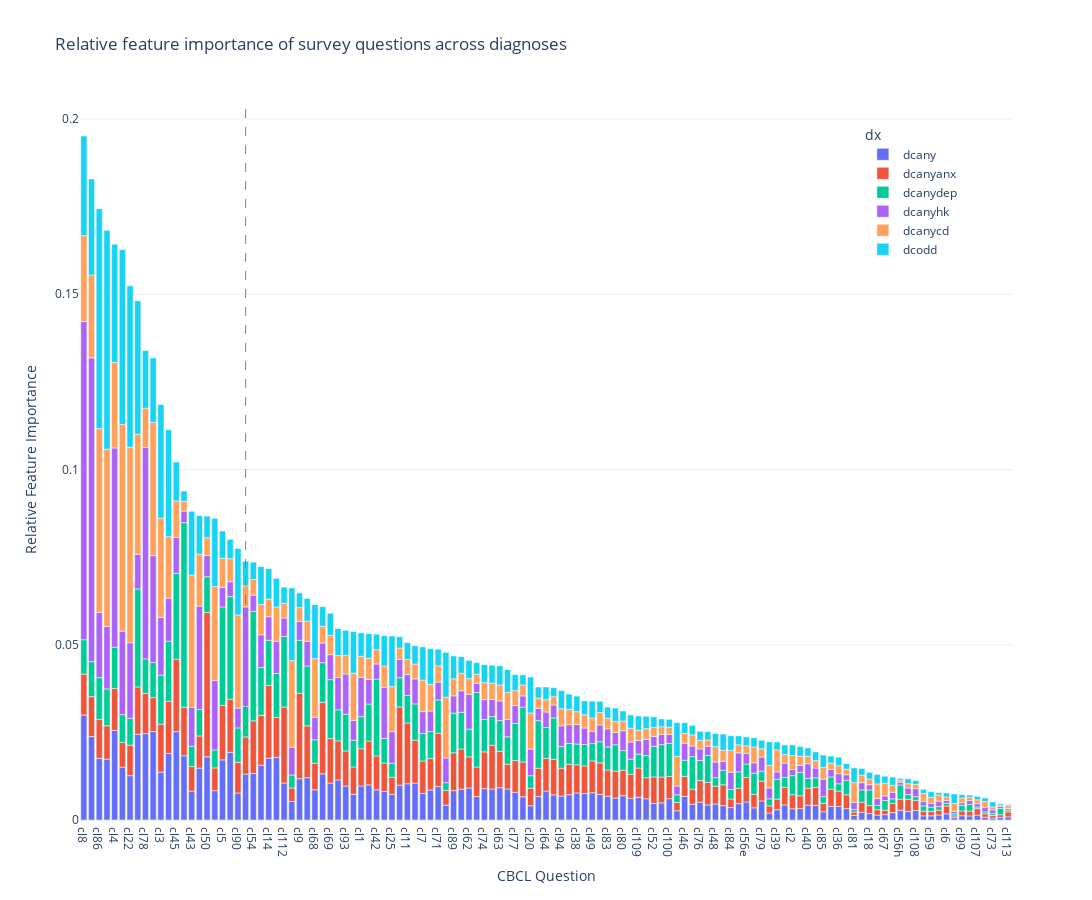

Here is the notebook cell this chart was saved with:
### Code cell
fig = px.bar(df_learners_melt, x="variable", y="importance", color="dx",
             title="Relative feature importance of survey questions across diagnoses",
             labels={"variable": "CBCL Question",
                     "importance": "Relative Feature Importance",
                     "target": "Diagnosis"},
             template='plotly_white')
sort1 = (df_learners_melt
         .groupby('variable')
         .sum()
         .reset_index()
         .sort_values('importance')['variable'].values[::-1])

fig.update_xaxes(categoryorder='array', categoryarray=sort1)
fig.update_layout(width=1620, height=900, legend={'orientation': 'v','y':0.97,'x':0.84})
fig.add_vline(x=sort1[NQ+1], line_width=1, line_dash="dash", line_color="gray")
fig.show()
fig.write_image('../../data/feature_importance.png')
